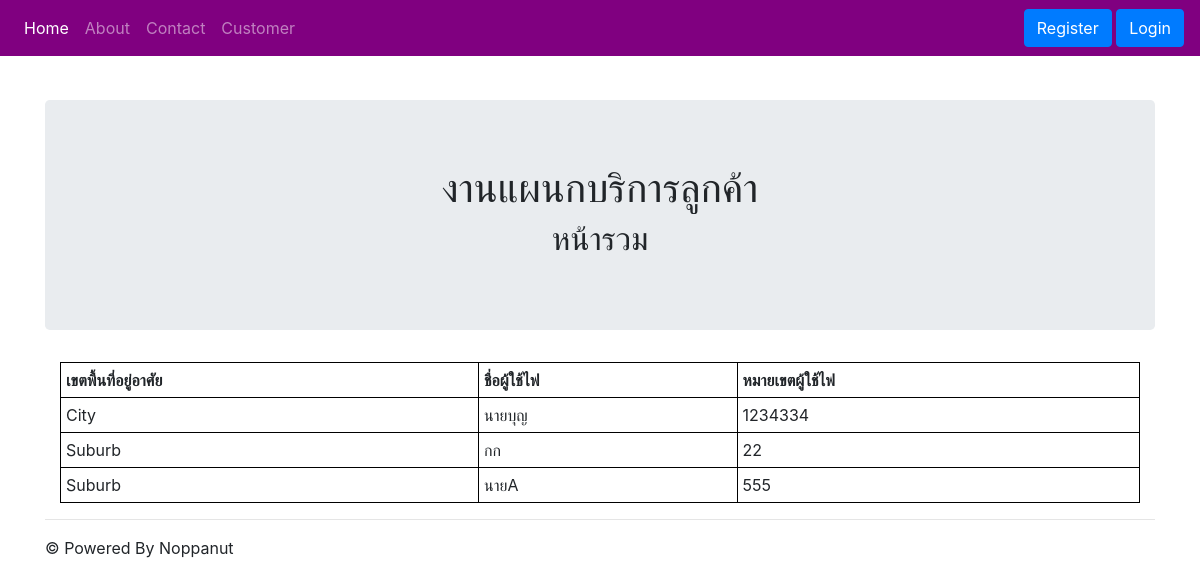
Before: /showcustomer/ with the older database file.
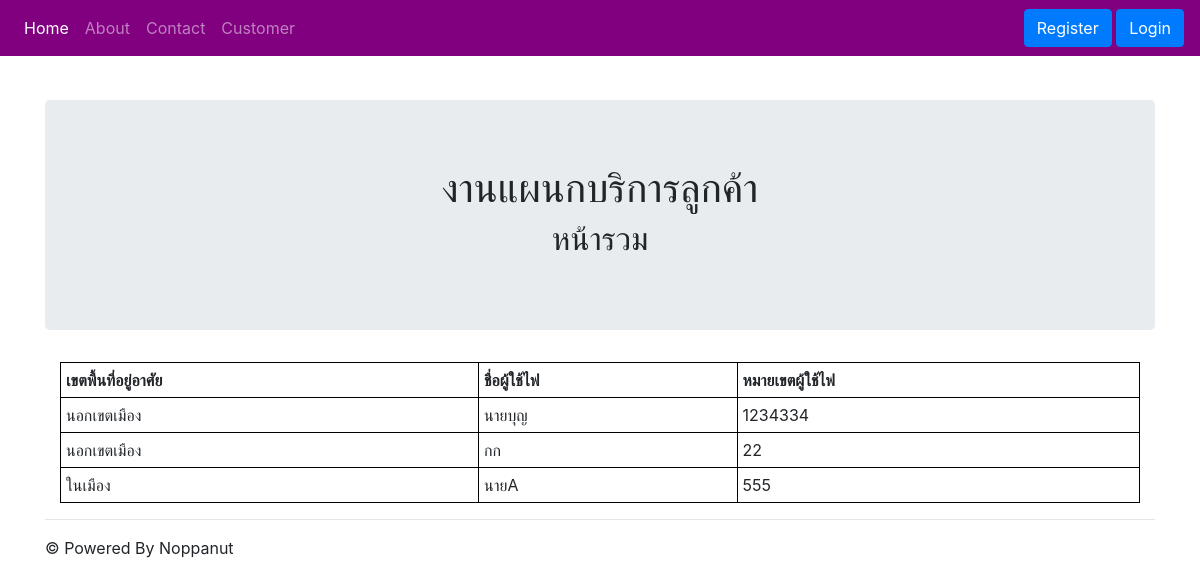
After: the same page with the newer database file.
### csmuk/models.py (models this page shows, shortened)
class Customer(models.Model):
    allsubject = (('ในเมือง','ในเมือง'),
                  ('นอกเขตเมือง','นอกเขตเมือง'))
    customer_subject = models.CharField(max_length=200, choices=allsubject, default='ในเมือง')
    customer_name = models.CharField(max_length=200)
    customer_id = models.IntegerField(default=0)

### csmuk/views.py (the view)
# urls.py: path('showcustomer/',Showcustomer, name='customer-page'),
def Showcustomer(request):
    customer_all = Customer.objects.all() #ดึงค่าจาก database ทั้งหมด
    context = {'customer_all':customer_all}
    return render(request,'csmuk/showcustomer.html', context)

### csmuk/template/csmuk/showcustomer.html
{% extends 'csmuk/base.html'%}
{% block content %}
<div class="jumbotron text-center">
  <h1>งานแผนกบริการลูกค้า</h1>
  <h2> หน้ารวม </h2>
</div>
<div class="container">
  <center>
    <table style="width:100%;">
      <tr><th>เขตพื้นที่อยู่อาศัย</th><th>ชื่อผู้ใช้ไฟ</th><th>หมายเขตผู้ใช้ไฟ</th></tr>
      {% for cm in customer_all%}
      <tr><td>{{cm.customer_subject}}</td><td>{{cm.customer_name}}</td><td>{{cm.customer_id}}</td></tr>
      {% endfor %}
    </table>
  </center>
</div>
{% endblock content %}

### csmuk/template/csmuk/base.html (shortened to what this page needs)
<!doctype html>
<html lang="en">
  <head>
    <link rel="stylesheet" href="https://maxcdn.bootstrapcdn.com/bootstrap/4.4.1/css/bootstrap.min.css">
    <link rel="stylesheet" href="https://cdnjs.cloudflare.com/ajax/libs/font-awesome/4.7.0/css/font-awesome.min.css">
  </head>
  <body>
    <nav class="navbar navbar-expand-md navbar-dark fixed-top" style='background-color: #800080;'>
  <div class="collapse navbar-collapse" id="navbarsExampleDefault">
    <ul class="navbar-nav mr-auto">
      <li class="nav-item active">
        <a class="nav-link" href="{% url 'home-page' %}">Home <span class="sr-only">(current)</span></a>
      </li>
      <li class="nav-item ">
        <a class="nav-link" href="{% url 'about-page' %}">About</a>
      </li>
      <li class="nav-item ">
        <a class="nav-link" href="{% url 'contact-page' %}">Contact</a>
      </li>
      <li class="nav-item ">
        <a class="nav-link" href="{% url 'customer-page' %}">Customer</a>
      </li>
    </ul>
    <div>
        {% if user.is_authenticated %}
          <p style="color:whitesmoke">คุณ&nbsp{{user.first_name}}&nbsp{{user.last_name}}
          &nbsp<a class="btn btn-primary" href="{% url 'logout' %}">Logout</a>
        </p>
        {% else %}
         <a class="btn btn-primary" href="{% url 'register-page' %}">Register</a>
         <a class="btn btn-primary" href="{% url 'login' %}">Login</a>
        {% endif %}
    </div>
  </div>
</nav>
<main role="main">
  <div class="container">
   {% block content %}
   {% endblock %}
    <hr>
  </div>
</main>
<footer class="container">
  <p>&copy; Powered By Noppanut </p>
</footer>
</body>
</html>

### csmuk/template/csmuk/base.html (style rules this page uses)
table, th, td { border: 1px solid black; border-collapse: collapse; }
th, td { padding: 5px; text-align: left; }

Changed rows visible on the page:
changed Customer "นายบุญ": customer_subject "City" → "นอกเขตเมือง"
changed Customer "กก": customer_subject "Suburb" → "นอกเขตเมือง"
changed Customer "นายA": customer_subject "Suburb" → "ในเมือง"
